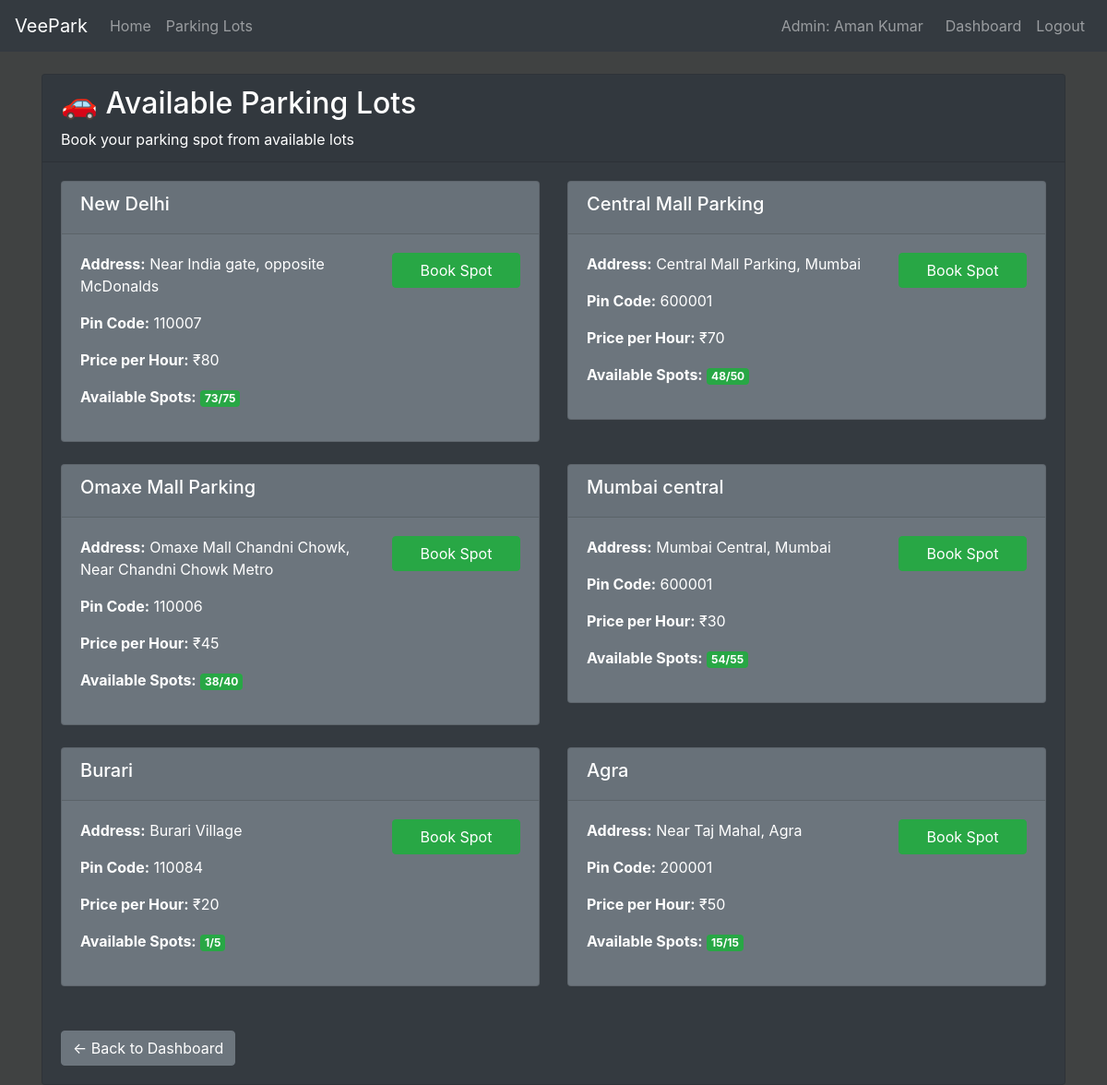
The app's page /parkinglots (signed in), older data.
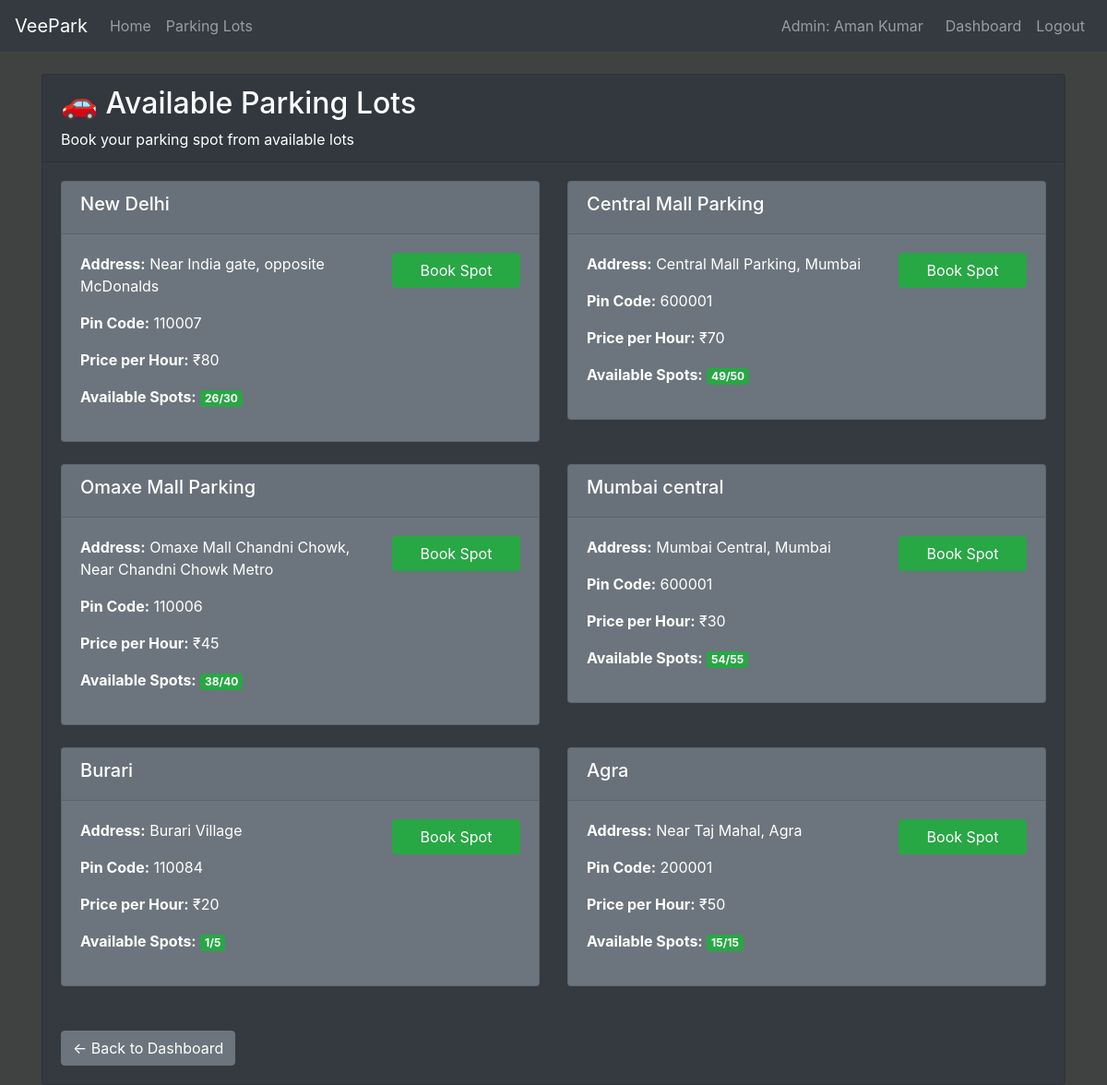
The same page, newer data.
### models/models.py (models this page shows, shortened)
class ParkingLot(db.Model):
    __tablename__ = 'parking_lot'
    id=db.Column(db.Integer(), primary_key=True)
    location = db.Column(db.String(50), nullable=False)
    pincode=db.Column(db.Integer(), nullable=False)
    price=db.Column(db.Integer(), nullable=False)
    maxSpots=db.Column(db.Integer(), nullable=False)
    address=db.Column(db.String(200), nullable=False)
    occupied=db.Column(db.Integer(), default=0)
    parking_spots = db.relationship('ParkingSpot', backref='parking_lot', lazy=True)

### controllers/controllers.py (the view)
@controllers.route('/parkinglots')
def parking_lots():
    if not session.get('user_id'):
        flash('Please login to view parking lots.', 'warning')
        return redirect(url_for('controllers.login'))
    lots = ParkingLot.query.all()
    return render_template('parking_lots.html', lots = lots)

### templates/parking_lots.html (shortened to what this page needs)
{% extends 'index.html' %}
{% block content %}
<div class="container mt-4">
    <div class="row">
        <div class="col-12">
            <div class="card bg-dark text-white">
                <div class="card-header">
                    <h2>🚗 Available Parking Lots</h2>
                    <p class="mb-0">Book your parking spot from available lots</p>
                </div>
                <div class="card-body">
                    {% if lots %}
                        <div class="row">
                            {% for lot in lots %}
                            <div class="col-md-6 mb-4">
                                <div class="card bg-secondary text-white">
                                    <div class="card-header">
                                        <h5>{{ lot.location }}</h5>
                                    </div>
                                    <div class="card-body">
                                        <div class="row">
                                            <div class="col-md-8">
                                                <p><strong>Address:</strong> {{ lot.address }}</p>
                                                <p><strong>Pin Code:</strong> {{ lot.pincode }}</p>
                                                <p><strong>Price per Hour:</strong> ₹{{ lot.price }}</p>
                                                <p><strong>Available Spots:</strong>
                                                    <span class="badge badge-{% if lot.maxSpots - lot.occupied > 0 %}success{% else %}danger{% endif %}">
                                                        {{ lot.maxSpots - lot.occupied }}/{{ lot.maxSpots }}
                                                    </span>
                                                </p>
                                            </div>
                                            <div class="col-md-4">
                                                {% if lot.maxSpots - lot.occupied > 0 %}
                                                    <button type="button" class="btn btn-success btn-block mb-2"
                                                            onclick="showBookingModal({{ lot.id }}, '{{ lot.location }}')">
                                                        Book Spot
                                                    </button>
                                                {% else %}
                                                    <button class="btn btn-secondary btn-block mb-2" disabled>
                                                        No Spots Available
                                                    </button>
                                                {% endif %}
                                            </div>
                                        </div>
                                    </div>
                                </div>
                            </div>
                            {% endfor %}
                        </div>
                    {% else %}
                        <div class="alert alert-info">
                            <h5>No Parking Lots Available</h5>
                            <p>No parking lots are currently available for booking.</p>
                        </div>
                    {% endif %}
                    <div class="mt-4">
                        <a href="{{ url_for('controllers.user_dashboard') }}" class="btn btn-secondary">
                            ← Back to Dashboard
                        </a>
                    </div>
                </div>
            </div>
        </div>
    </div>
</div>
{% endblock %}

Row changes from the older to the newer data that the page shows:
changed ParkingLot "New Delhi": lot.maxSpots-lot.occupied "73" → "26"; maxSpots "75" → "30"
changed ParkingLot "Central Mall Parking": lot.maxSpots-lot.occupied "48" → "49"
